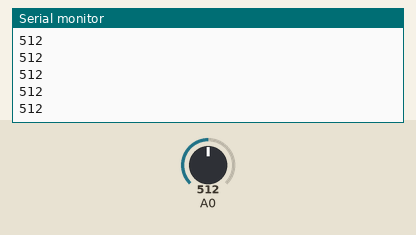
Simulated run of this sketch. Board: Arduino Uno, built with avr-gcc and run on an emulated ATmega328P. Shown: the last lines printed to the serial monitor. The inputs (shaded band) are chosen by the test bench; at power-on: A0 = 512.

Above: at 1.2 s.
1.3 s: A0 set to 716
At 1.9 s:
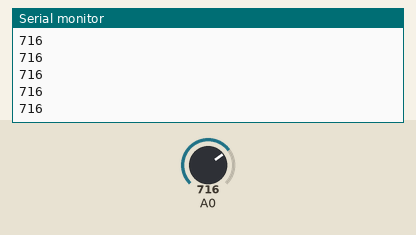
2.8 s: A0 set to 900
At 3.7 s:
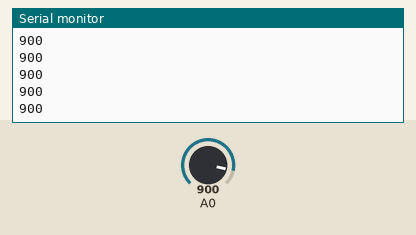
Timing chart, 0 to 5.8 s (numbered marks = the images above; inputs shaded):
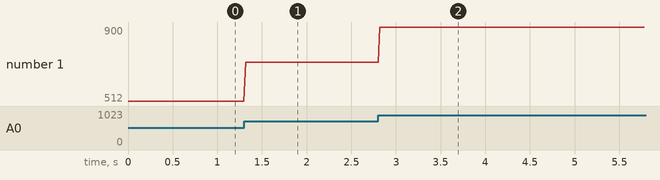

The sketch:

EEG_ECG.ino
```cpp
//!AUM!!


void setup()
{  Serial.begin(9600);
}

void loop()
{ int analog_value = 0;

  analog_value = analogRead(A0);
  Serial.println(analog_value,DEC);
  delay(20);
}
```

Measured:
- after the input at 1.3 s, the serial monitor: prints a new line at once (image 1)
- after the input at 2.8 s, the serial monitor: prints a new line at once (image 2)
- plotted number 1: 512 → 716 after the input at 1.3 s, 716 → 900 after the input at 2.8 s
